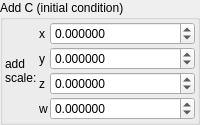
    <widget class="QGroupBox" name="groupBox_5">
     <property name="title">
      <string>Add C (initial condition)</string>
     </property>
     <layout class="QVBoxLayout" name="verticalLayout_8">
      <property name="leftMargin">
       <number>2</number>
      </property>
      <property name="topMargin">
       <number>2</number>
      </property>
      <property name="rightMargin">
       <number>2</number>
      </property>
      <property name="bottomMargin">
       <number>2</number>
      </property>
      <item>
       <layout class="QGridLayout" name="gridLayout_45" columnstretch="0,0,2">
        <property name="spacing">
         <number>2</number>
        </property>
        <item row="0" column="1">
         <widget class="QLabel" name="label_161">
          <property name="text">
           <string notr="true">x</string>
          </property>
         </widget>
        </item>
        <item row="3" column="1">
         <widget class="QLabel" name="label_169">
          <property name="text">
           <string notr="true">w</string>
          </property>
         </widget>
        </item>
        <item row="2" column="2">
         <widget class="MyDoubleSpinBox" name="spinbox4_transf_scale_1111_z">
          <property name="sizePolicy">
           <sizepolicy hsizetype="Minimum" vsizetype="Maximum">
            <horstretch>0</horstretch>
            <verstretch>0</verstretch>
           </sizepolicy>
          </property>
          <property name="prefix">
           <string/>
          </property>
          <property name="suffix">
           <string/>
          </property>
          <property name="decimals">
           <number>6</number>
          </property>
          <property name="minimum">
           <double>-99.989999999999995</double>
          </property>
          <property name="maximum">
           <double>99.989999999999995</double>
          </property>
          <property name="singleStep">
           <double>0.100000000000000</double>
          </property>
         </widget>
        </item>
        <item row="0" column="2">
         <widget class="MyDoubleSpinBox" name="spinbox4_transf_scale_1111_x">
          <property name="sizePolicy">
           <sizepolicy hsizetype="Minimum" vsizetype="Maximum">
            <horstretch>0</horstretch>
            <verstretch>0</verstretch>
           </sizepolicy>
          </property>
          <property name="prefix">
           <string/>
          </property>
          <property name="suffix">
           <string/>
          </property>
          <property name="decimals">
           <number>6</number>
          </property>
          <property name="minimum">
           <double>-99.989999999999995</double>
          </property>
          <property name="maximum">
           <double>99.989999999999995</double>
          </property>
          <property name="singleStep">
           <double>0.100000000000000</double>
          </property>
         </widget>
        </item>
        <item row="2" column="1">
         <widget class="QLabel" name="label_165">
          <property name="text">
           <string notr="true">z</string>
          </property>
         </widget>
        </item>
        <item row="1" column="1">
         <widget class="QLabel" name="label_166">
          <property name="text">
           <string notr="true">y</string>
          </property>
         </widget>
        </item>
        <item row="3" column="2">
         <widget class="MyDoubleSpinBox" name="spinbox4_transf_scale_1111_w">
          <property name="sizePolicy">
           <sizepolicy hsizetype="Minimum" vsizetype="Maximum">
            <horstretch>0</horstretch>
            <verstretch>0</verstretch>
           </sizepolicy>
          </property>
          <property name="prefix">
           <string/>
          </property>
          <property name="suffix">
           <string/>
          </property>
          <property name="decimals">
           <number>6</number>
          </property>
          <property name="minimum">
           <double>-99.989999999999995</double>
          </property>
          <property name="maximum">
           <double>99.989999999999995</double>
          </property>
          <property name="singleStep">
           <double>0.100000000000000</double>
          </property>
         </widget>
        </item>
        <item row="1" column="2">
         <widget class="MyDoubleSpinBox" name="spinbox4_transf_scale_1111_y">
          <property name="sizePolicy">
           <sizepolicy hsizetype="Minimum" vsizetype="Maximum">
            <horstretch>0</horstretch>
            <verstretch>0</verstretch>
           </sizepolicy>
          </property>
          <property name="prefix">
           <string/>
          </property>
          <property name="suffix">
           <string/>
          </property>
          <property name="decimals">
           <number>6</number>
          </property>
          <property name="minimum">
           <double>-99.989999999999995</double>
          </property>
          <property name="maximum">
           <double>99.989999999999995</double>
          </property>
          <property name="singleStep">
           <double>0.100000000000000</double>
          </property>
         </widget>
        </item>
        <item row="1" column="0" rowspan="2">
         <widget class="QLabel" name="label_167">
          <property name="text">
           <string>add
scale:</string>
          </property>
         </widget>
        </item>
       </layout>
      </item>
     </layout>
    </widget>
